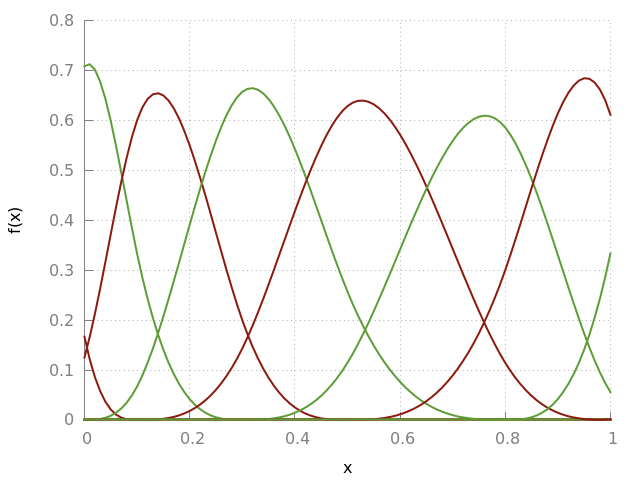

Reproduce this figure in gnuplot.
set terminal pngcairo
set output 'bsplines.png'

#attractive gnuplotting
set style line 1 lc rgb '#8b1a0e' pt 1 ps 1 lt 1 lw 2 # --- red
set style line 2 lc rgb '#5e9c36' pt 6 ps 1 lt 1 lw 2 # --- green

set style line 11 lc rgb '#808080' lt 1
set border 3 back ls 11
set tics nomirror

set style line 12 lc rgb '#808080' lt 0
set grid back ls 12

#set title "FTP throughput"
set xlabel "x"
set ylabel "f(x)"
set key off
plot "bsplines.dat" using 1:2 with lines ls 1, \
"bsplines.dat" using 1:3 with lines ls 2, \
"bsplines.dat" using 1:4 with lines ls 1, \
"bsplines.dat" using 1:5 with lines ls 2, \
"bsplines.dat" using 1:6 with lines ls 1, \
"bsplines.dat" using 1:7 with lines ls 2, \
"bsplines.dat" using 1:8 with lines ls 1, \
"bsplines.dat" using 1:9 with lines ls 2
